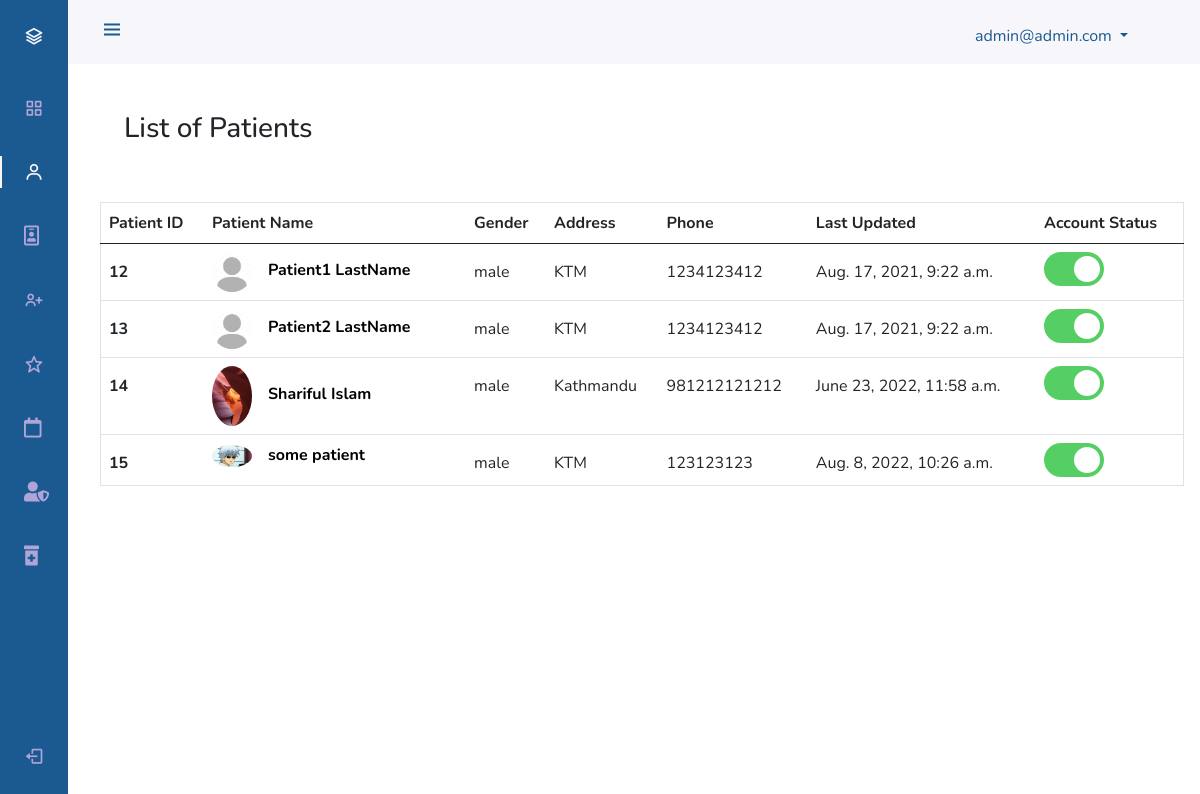
The page /admindashboard/patients/ (signed in) on the database its author committed.
### accounts/models.py (models this page shows, shortened)
class User(AbstractUser):
    GENDER_CHOICES = (
    (0, 'male'),
    (1, 'female'),
    (2, 'not specified'),
)
    username = None
    is_doctor = models.BooleanField(default=False)
    is_patient = models.BooleanField(default=True)
    first_name = models.CharField(max_length=100)
    last_name = models.CharField(max_length=100)
    email = models.EmailField(max_length=40,unique=True)
    phone_number = models.CharField(max_length=20)
    address = models.CharField(max_length=100)
    dob = models.DateField(auto_now_add=False,null=True,blank=False)
    gender = models.IntegerField(choices=GENDER_CHOICES,null=False)
    created_at = models.DateTimeField(auto_now_add=True)
    updated_at = models.DateTimeField(auto_now_add=True)
    is_active = models.BooleanField(default=False)
    USERNAME_FIELD = 'email'
    REQUIRED_FIELDS = []
    objects = UserManager()

class Patient(models.Model):
    user = models.OneToOneField(User,on_delete=models.CASCADE,primary_key=True)
    slug = models.SlugField(max_length=50,unique=True)
    blood = models.CharField(max_length=100)
    objects = UserManager()

class PatientProfile(models.Model):
    user = models.OneToOneField(User,on_delete=models.CASCADE)
    address_1 =  models.CharField(max_length=100,blank=True)
    address_2 =  models.CharField(max_length=100,blank=True)
    profile_pic = models.ImageField(blank=True, upload_to='profile/patient',default='profile/default_user.jpg')

### admins/decorators.py (the view)
    def wrapper_function(request, *args, **kwargs):
        if not request.user.is_superuser:
            return redirect('/admindashboard/login')
        else:
            return view_function(request, *args, **kwargs)

### admins/views.py (called while the page is built)
@is_user_admin
def adminPatient(request):
    patient = Patient.objects.all()
    context = {
        'patient_list':patient
    }
    return render(request,'admindashboard/patient.html',context)

### templates/admindashboard/patient.html (shortened to what this page needs)
{% extends "adminBase.html"%} {% load static %}
{% block content %}
{% include 'includes/admin_header.html' %}
    {% include 'includes/admin_sidebar.html' %}
    <div class="pt-5 mt-5" >
        <div class="row container pb-5">
            <h3 class="text">List of Patients</h3>
            <br>
        </div>
            </div>
            <div class="row pb-2">
                <div class="col ">
                    <table class="table table-hover border" >
                        <thead>
                          <tr class="">
                            <th scope="col">Patient ID</th>
                            <th scope="col">Patient Name</th>
                            <th scope="col" >Gender</th>
                            <th scope="col">Address</th>
                            <th scope="col">Phone</th>
                            <th scope="col">Last Updated</th>
                            <th scope="col">Account Status</th>
                          </tr>
                        </thead>
                        <tbody>
                            {% for patient in patient_list %}
                          <tr>
                              <th class="pt-3">{{patient.user.id}}</th>
                            <th scope="row">
                                <a href="#" class="name"> <img src="{{patient.user.patientprofile.profile_pic.url}}" width="40px" class="rounded-circle" alt=""><span class="m-3">{{patient.user.first_name}} {{patient.user.last_name}}</span></a>
                            </th>
                            <td class="pt-3">{{patient.user.get_gender_display}}</td>
                            <td class="pt-3">{{patient.user.address}}</td>
                            <td class="pt-3">{{patient.user.phone_number}}</td>
                            <td class="pt-3">{{patient.user.updated_at}}</td>
                            <td>
                                <label class="switch">
                                    <span class="slider round"></span>
                                </label>
                            </td>
                          </tr>
                          {% endfor %}
                        </tbody>
                      </table>
                </div>
        </div>
    {% endblock %}

### templates/includes/admin_header.html (shortened to what this page needs)
{% load static %}
<header class="header" id="header">
    <div class="header_toggle"> <i class='bx bx-menu' id="header-toggle"></i> </div>
    <ul>
        <li class="nav-item dropdown pt-4 m-4">
            <a class="nav-link dropdown-toggle w-25" href="#" id="navbarDropdownMenuLink" role="button" data-bs-toggle="dropdown" aria-expanded="false" style="color: #1B5A90;">
              <span class="">
              </span>
              {{user.email}}
            </a>
          </li>
    </ul>
</header>

### static/css/admin.css (style rules this page uses)
:root { --header-height: 3rem; --nav-width: 68px; --first-color: #1B5A90; --first-color-light: #AFA5D9; --white-color: #F7F6FB; --body-font: 'Nunito', sans-serif; --normal-font-size: 1rem; --z-fixed: 100 }
body { position: relative; margin: var(--header-height) 0 0 0; padding: 0 1rem; font-family: var(--body-font); font-size: var(--normal-font-size); transition: .5s }
.header { width: 100%; height: var(--header-height); position: fixed; top: 0; left: 0; display: flex; align-items: center; justify-content: space-between; padding: 0 1rem; background-color: var(--white-color); z-index: var(--z-fixed); transition: .5s }
.header_toggle { color: var(--first-color); font-size: 1.5rem; cursor: pointer }
@media screen and (min-width: 768px) { body { margin: calc(var(--header-height) + 1rem) 0 0 0; padding-left: calc(var(--nav-width) + 2rem) } }
@media screen and (min-width: 768px) { .header { height: calc(var(--header-height) + 1rem); padding: 0 2rem 0 calc(var(--nav-width) + 2rem) } }
#header ul li { list-style: none; }
.name { text-decoration: none; color: black; }
.switch { position: relative; display: inline-block; width: 60px; height: 34px; }
.slider { position: absolute; cursor: pointer; top: 0; left: 0; right: 0; bottom: 0; background-color: #e0001a; -webkit-transition: .4s; transition: .4s; }
.slider:before { position: absolute; content: ""; height: 26px; width: 26px; left: 4px; bottom: 4px; background-color: white; -webkit-transition: .4s; transition: .4s; }
input:checked + .slider { background-color: #55ce63; }
input:checked + .slider:before { -webkit-transform: translateX(26px); -ms-transform: translateX(26px); transform: translateX(26px); }
.slider.round { border-radius: 34px; }
.slider.round:before { border-radius: 50%; }

### rows shown on the page
User: email "admin@admin.com"
Patient: user.id "12", user.patientprofile.profile_pic (placeholder picture), user.first_name "Patient1", user.last_name "LastName", user.gender "male", user.address "KTM", user.phone_number "1234123412", user.updated_at "Aug. 17, 2021, 9:22 a.m."
Patient: user.id "13", user.patientprofile.profile_pic (placeholder picture), user.first_name "Patient2", user.last_name "LastName", user.gender "male", user.address "KTM", user.phone_number "1234123412", user.updated_at "Aug. 17, 2021, 9:22 a.m."
Patient: user.id "14", user.patientprofile.profile_pic (picture), user.first_name "Shariful", user.last_name "Islam", user.gender "male", user.address "Kathmandu", user.phone_number "981212121212", user.updated_at "June 23, 2022, 11:58 a.m."
Patient: user.id "15", user.patientprofile.profile_pic (picture), user.first_name "some", user.last_name "patient", user.gender "male", user.address "KTM", user.phone_number "123123123", user.updated_at "Aug. 8, 2022, 10:26 a.m."
